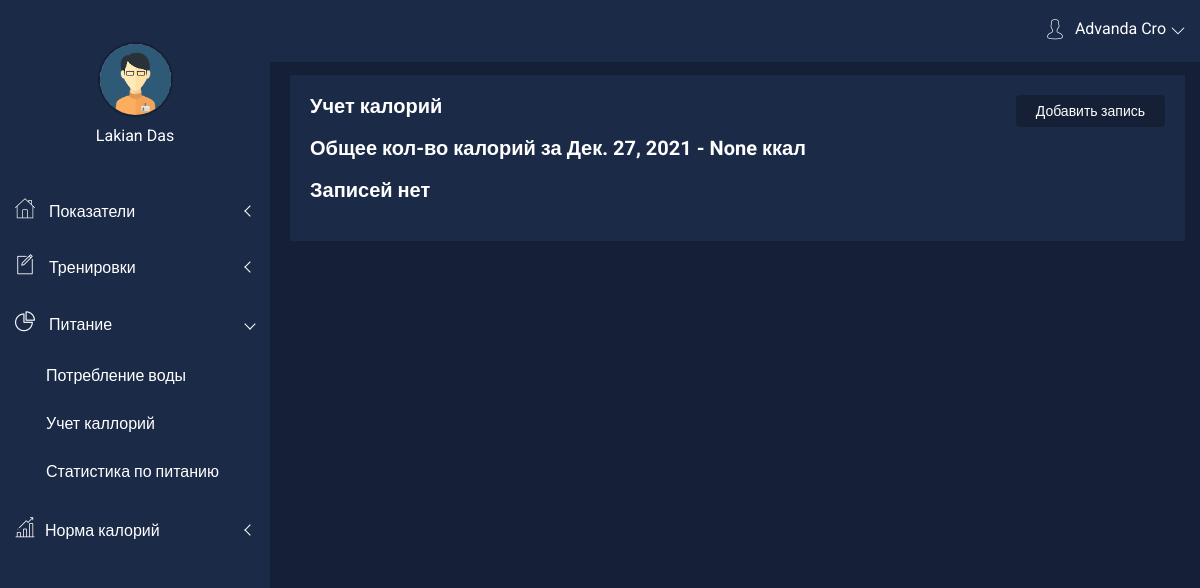
/dashboard/food (signed in), run on an earlier commit of the app's database.
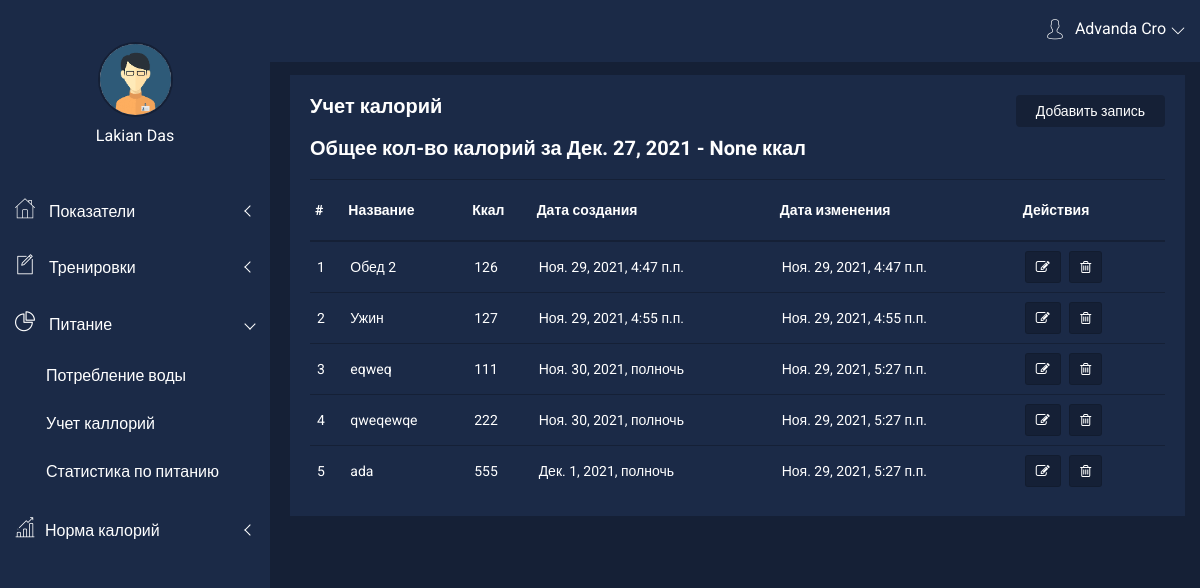
And on a later commit of the database.
### core/models/body_params.py (models this page shows)
class UserFood(models.Model):
    date_created = models.DateTimeField(verbose_name='Дата создания', auto_now_add=True)
    date_updated = models.DateTimeField(verbose_name='Дата изменения', auto_now=True, null=True)
    title = models.CharField(max_length=100, verbose_name='Название')
    description = models.TextField(verbose_name='Описание', null=True)
    cal = models.IntegerField(verbose_name='Количество каллорий')
    user = models.ForeignKey(User, on_delete=models.CASCADE)

### tracker/views/views_food.py (the view)
# urls.py: path('food', views.foodIndex, name='foodIndex'),
def foodIndex(request):
    if 'user' in request.session:
        list_food = UserFood.objects.filter(user_id=request.session['user']).all()
        countAll = UserFood.objects.filter(user_id=request.session['user'], date_created__day=datetime.date.today().day).aggregate(Sum('cal'))
        return render(request, 'food/index.html', {'list_food': list_food, 'today': datetime.date.today(), 'countAll': countAll})
    else:
        return redirect('auth:auth')

### templates/food/index.html (shortened to what this page needs)
{% extends 'base/dashboard.html' %}
{% load static %}
{% block content %}
    <link rel="stylesheet" href="{% static 'dashboard/css/alerts.css' %}">
    <div class="product-status mg-b-30 mg-t-15" style="margin-left: 10px;">
        <div class="container-fluid">
            <div class="row">
                <div class="col-lg-12 col-md-12 col-sm-12 col-xs-12">
                    <div class="product-status-wrap">
                        <h4>Учет калорий</h4>
                        <div class="add-product">
                            <a href="{% url 'tracker:foodAdd' %}">Добавить запись</a>
                        </div>
                        <h4 style="color: white">Общее кол-во калорий за {{ today|date }} - {{ countAll.cal__sum}} ккал</h4>
                        {% if not list_food %}
                            <h4>Записей нет</h4>
                        {% else %}
                            <table>
                                <tr>
                                    <th>#</th>
                                    <th>Название</th>
                                    <th>Ккал</th>
                                    <th>Дата создания</th>
                                    <th>Дата изменения</th>
                                    <th>Действия</th>
                                </tr>
                                {% for item in list_food %}
                                    <tr>
                                        <td>{{ forloop.counter }}</td>
                                        <td>{{ item.title }}</td>
                                        <td>{{ item.cal }}</td>
                                        <td>{{ item.date_created }}</td>
                                        <td>{{ item.date_updated|default_if_none:"--" }}</td>
                                        <td>
                                            <button data-toggle="tooltip" title="Изменить" class="pd-setting-ed"
                                                    onclick="window.location.href='{% url 'tracker:foodUpdate' id=item.id %}'">
                                                <i class="fa fa-pencil-square-o" aria-hidden="true"></i>
                                            </button>
                                            <button data-toggle="tooltip" title="Удалить" class="pd-setting-ed"
                                                    onclick="window.location.href='{% url 'tracker:foodDelete' id=item.id %}'">
                                                <i class="fa fa-trash-o" aria-hidden="true"></i>
                                            </button>
                                        </td>
                                    </tr>
                                {% endfor %}
                            </table>
                        {% endif %}
                    </div>
                </div>
            </div>
        </div>
    </div>
{% endblock %}

What changed in the data, as far as the page shows it:
added UserFood: title "Обед 2", cal "126", date_created "Ноя. 29, 2021, 4:47 п.п.", date_updated "Ноя. 29, 2021, 4:47 п.п."
added UserFood: title "Ужин", cal "127", date_created "Ноя. 29, 2021, 4:55 п.п.", date_updated "Ноя. 29, 2021, 4:55 п.п."
added UserFood: title "eqweq", cal "111", date_created "Ноя. 30, 2021, полночь", date_updated "Ноя. 29, 2021, 5:27 п.п."
added UserFood: title "qweqewqe", cal "222", date_created "Ноя. 30, 2021, полночь", date_updated "Ноя. 29, 2021, 5:27 п.п."
added UserFood: title "ada", cal "555", date_created "Дек. 1, 2021, полночь", date_updated "Ноя. 29, 2021, 5:27 п.п."
Also different on the page:
text no longer shown: "Записей нет"
text now shown: "# Название Ккал Дата создания Дата изменения Действия"
